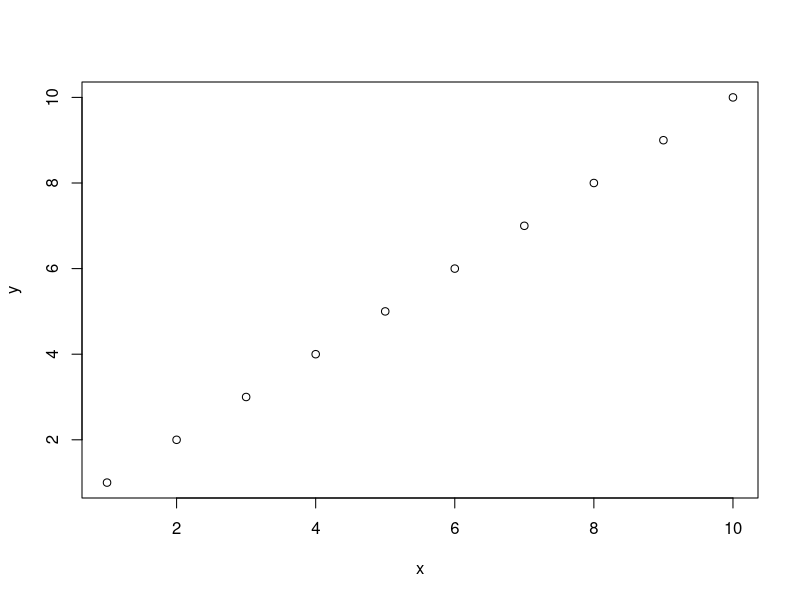
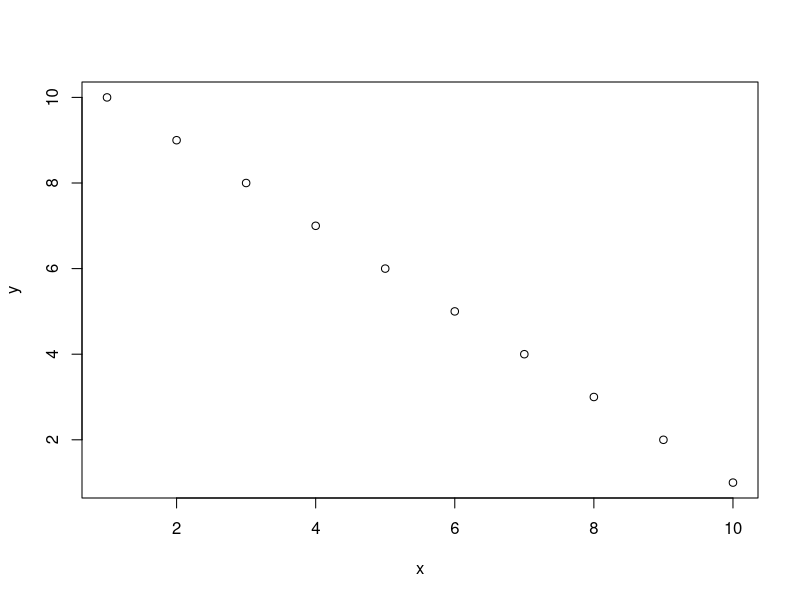
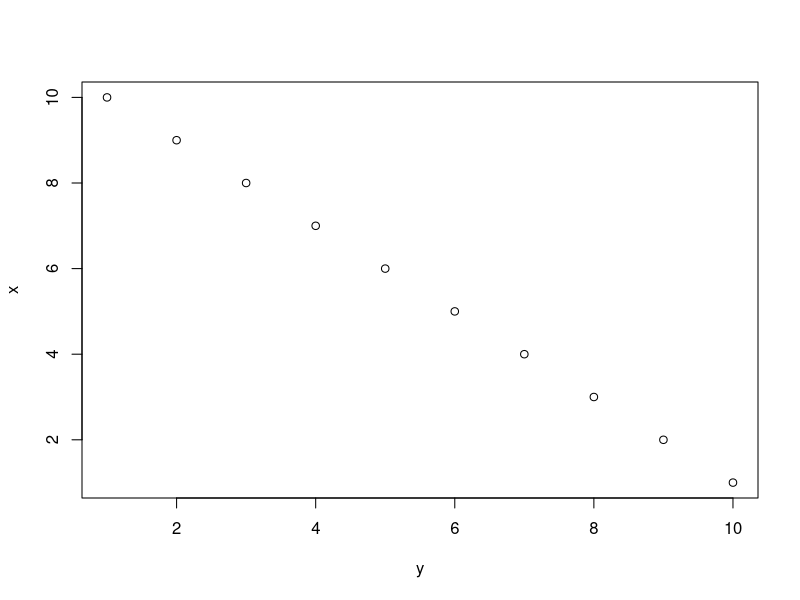
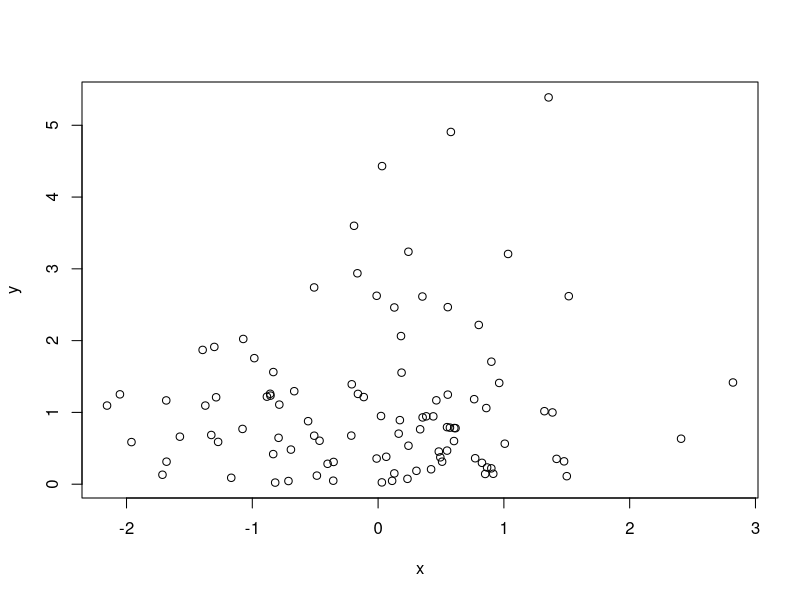
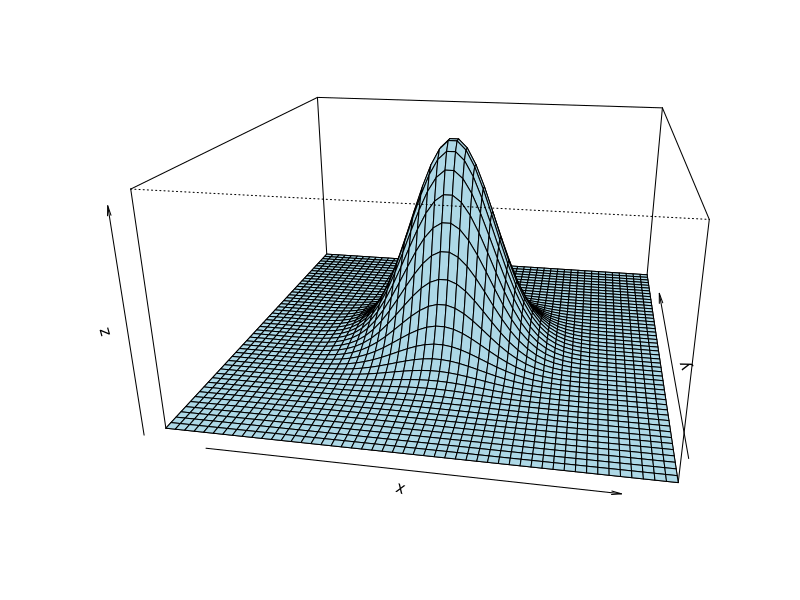
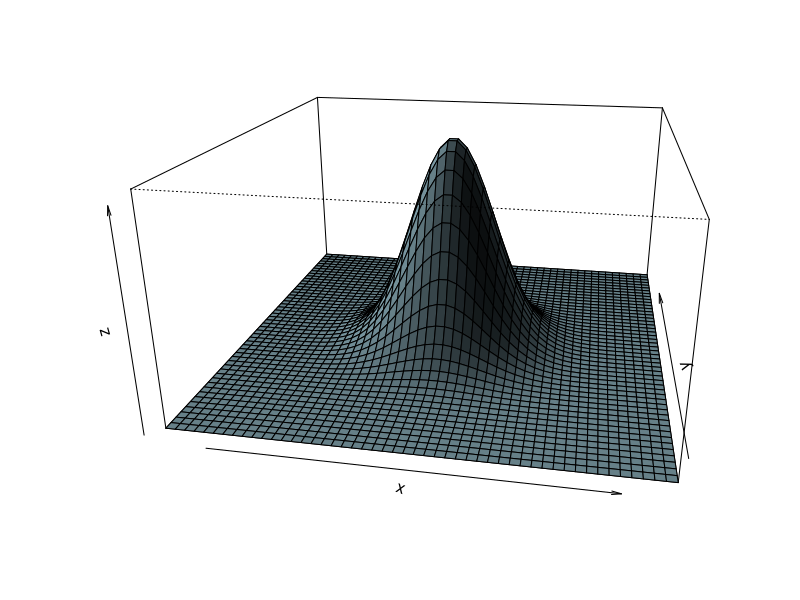
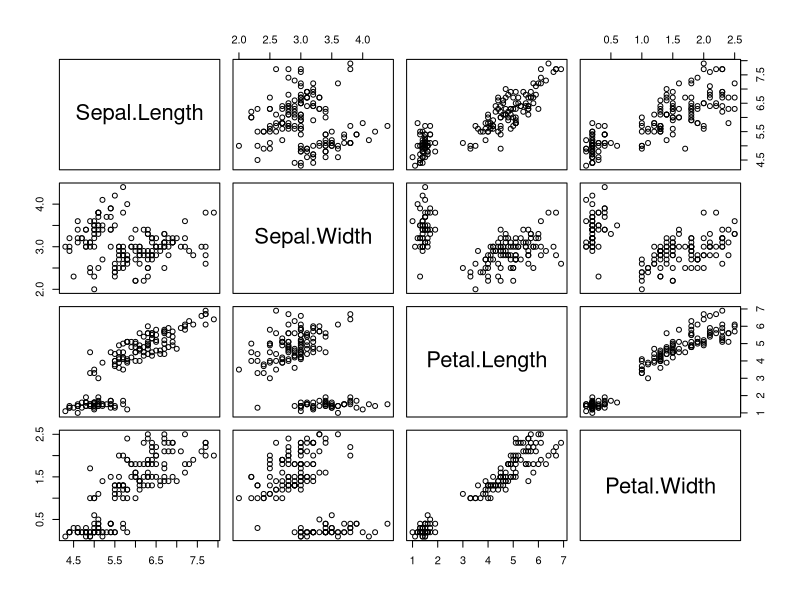

Source code (R) for these figures, in order:
#функция на разпределение на две случайни велични: F X,Y(x,y) = P(X<=x, Y<=y)
#две случайни величини X, Y са независими, ако за всяко x,y e изпълнено: F X,Yx,y) = F X(x) * F Y(y) или P(X=x, Y=y) = P(X=x) * P(Y=y)
#ковариация на две случайни величини: cov(X,Y) = E(XY) - EX*EY
#корелация на две случайни величини: cor(X,Y) = cov(X,y)/sqrt(DX*DY)
#ако X,Y са независими, то cor = 0, обратното не е вярно
#ако корелацията клони към 1 или -1, значи X и Y са зависими
#за графики: scatterplot и pairs
#cor=1
x=c(1:10)
y=c(1:10)
cor(x,y)
plot(x,y)

#cor=-1
x=c(1:10)
y=c(10:1)
cor(x,y)
plot(x,y)
plot(y,x)

#cor~0
x=rnorm(100)
y=rexp(100)
cor(x,y)
plot(x,y)

#многомерно нормално разпределение
#n-мерна случайна величина X = (X1,..,Xn) с нормално разпределение N(m,K), K=E((X - m)(X - m)transp) ковариационна матрица
install.packages('mvtnorm')
library('mvtnorm')
x=y=seq(-5,5, length=50)
f=function(x,y)dmvnorm(cbind(x,y))
z=outer(x,y,f)
persp(x,y,z, theta=10, phi=20,expand=0.5, col="light blue")
persp(x,y,z, theta=10, phi=20,expand=0.5, col="light blue", shade=0.75)



#-----------------------------------------------------

#01
x=iris[,1:4]
cor(x)
pairs(x)

#02
#Kz ковариация на X=(X1, X2, X2) -> по диагонала е DXi = E(Xi^2) - (EXi)^2
#другите елементи на матрицата са ковариацията на елементите два по два
Kz = matrix(c(16, -14, 12, -14, 49, -21, 12, -21, 36), ncol = 3, byrow = TRUE)
cor(Kz) #като че ли не го смята никак правилно
#супер грозен начин за решаване, но май е по-верен? :)
#не се прави така, нямам идея как се прави, но и не ни трябва да го знем за момента
cov.X1.X2 = Kz[1,2] / sqrt(Kz[1,1]*Kz[2,2])
cov.X1.X3 = Kz[1,3] / sqrt(Kz[1,1]*Kz[3,3])
cov.X2.X3 = Kz[2,3] / sqrt(Kz[2,2]*Kz[3,3])
cov.X = matrix(c(1, cov.X1.X2, cov.X1.X3, cov.X1.X2, 1, cov.X2.X3, cov.X1.X3, cov.X2.X3, 1), ncol = 3, byrow = TRUE)
